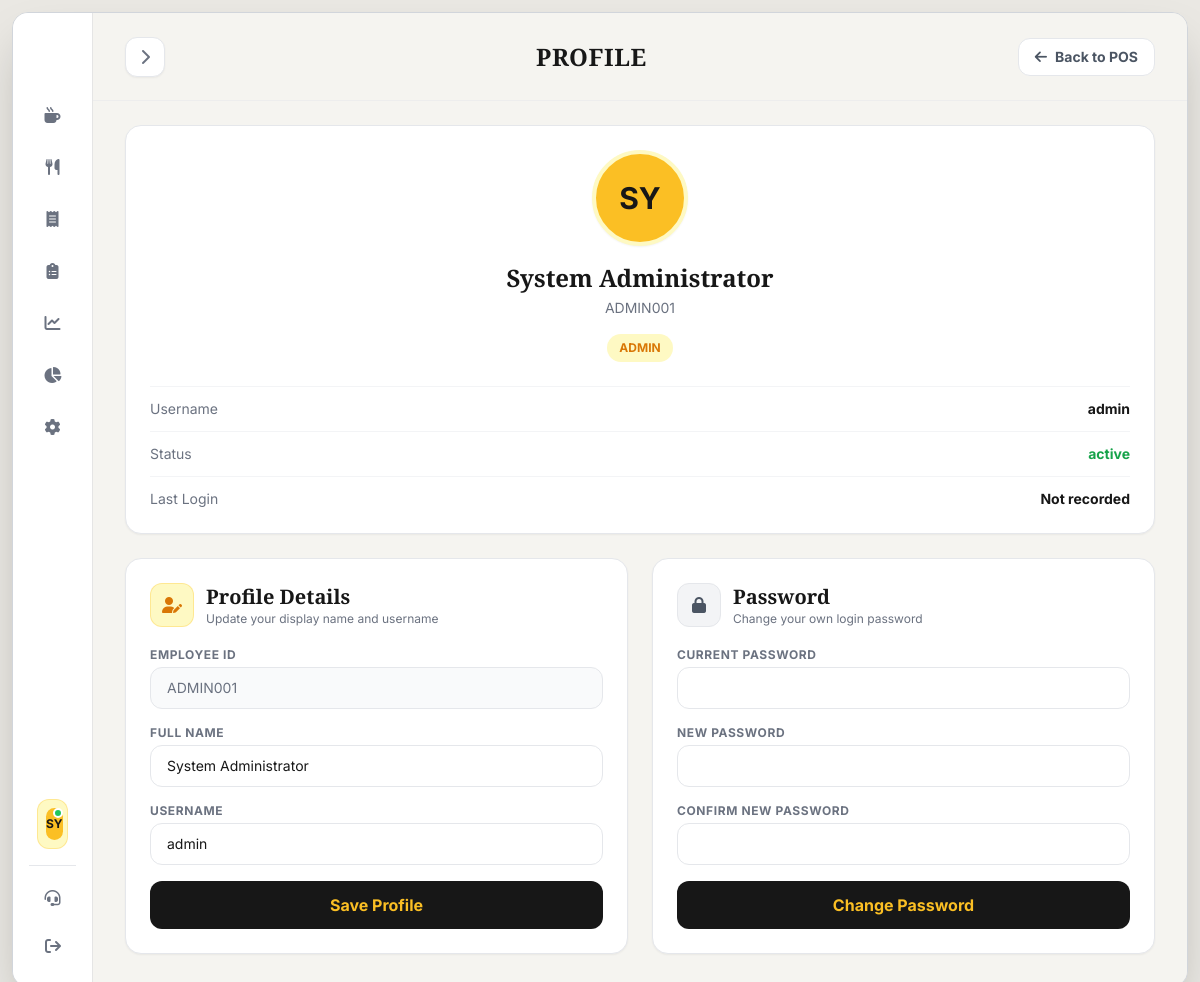
The app's page /profile.php (signed in) with its own data.
### tables this page shows
CREATE TABLE IF NOT EXISTS users (
    id INT AUTO_INCREMENT PRIMARY KEY,
    employee_id VARCHAR(50) UNIQUE NOT NULL,
    username VARCHAR(100) NOT NULL,
    password VARCHAR(255) NOT NULL,
    full_name VARCHAR(255) NOT NULL,
    role ENUM('cashier', 'admin') NOT NULL DEFAULT 'cashier',
    status ENUM('active', 'inactive') DEFAULT 'active',
    created_at TIMESTAMP DEFAULT CURRENT_TIMESTAMP,
    last_login TIMESTAMP NULL,
    INDEX idx_employee_id (employee_id),
    INDEX idx_role (role)
);

### db.php (called while the page is built, shortened)
<?php
function isAdmin() {
    return isset($_SESSION['role']) && $_SESSION['role'] === 'admin';
}
function hasAdminAccess() {
    return isAdmin();
}
?>

### profile.php (the view, shortened to what this page needs)
<?php
require_once 'db.php';
$currentUser = getCurrentUser();
$stmt = $pdo->prepare("SELECT id, employee_id, username, password, full_name, role, status, created_at, last_login FROM users WHERE id = ?");
$stmt->execute([$currentUser['id']]);
$profileUser = $stmt->fetch();
$initials = strtoupper(substr($profileUser['full_name'], 0, 2));
$roleLabel = $profileUser['role'] === 'admin' ? 'Admin' : 'Cashier';
$homeUrl = hasAdminAccess() ? 'menu.php' : 'menu.php';
?>
<!DOCTYPE html>
<html lang="en">
<head>
    <link rel="stylesheet" href="https://cdnjs.cloudflare.com/ajax/libs/font-awesome/6.4.0/css/all.min.css">
    <script src="https://cdn.tailwindcss.com"></script>
</head>
<body class="bg-[#EAE8E3] h-screen w-screen p-3 font-sans text-brand-black overflow-hidden">
    <div class="bg-vintage-paper w-full h-full rounded-2xl shadow-2xl flex overflow-hidden border border-gray-300 relative">
        <aside id="sidebar" class="w-[80px] bg-white border-r border-vintage-border flex flex-col justify-between py-6 px-4 shrink-0 z-10 transition-all duration-300 ease-in-out">
            <div>
                <div class="flex flex-col items-center justify-center mb-10 mt-2 text-center">
                </div>
                <nav id="navigation" class="space-y-2">
                    <a href="menu.php" class="flex items-center gap-4 text-gray-500 hover:text-brand-black hover:bg-gray-100 px-4 py-3.5 rounded-2xl font-medium transition-all">
                        <i class="fa-solid fa-mug-hot w-5 text-center"></i> <span class="nav-text">Menu</span>
                    </a>
                    <a href="table.php" class="flex items-center gap-4 text-gray-500 hover:text-brand-black hover:bg-gray-100 px-4 py-3.5 rounded-2xl font-medium transition-all">
                        <i class="fa-solid fa-utensils w-5 text-center"></i> <span class="nav-text">Table Services</span>
                    </a>
                    <a href="ticket.php" class="flex items-center gap-4 text-gray-500 hover:text-brand-black hover:bg-gray-100 px-4 py-3.5 rounded-2xl font-medium transition-all">
                        <i class="fa-solid fa-receipt w-5 text-center"></i> <span class="nav-text">Tickets</span>
                    </a>
                    <?php if (isAdmin()): ?>
                    <a href="items.php" class="flex items-center gap-4 text-gray-500 hover:text-brand-black hover:bg-gray-100 px-4 py-3.5 rounded-2xl font-medium transition-all">
                        <i class="fa-solid fa-clipboard-list w-5 text-center"></i> <span class="nav-text">Manage Food Items</span>
                    </a>
                    <a href="sales.php" class="flex items-center gap-4 text-gray-500 hover:text-brand-black hover:bg-gray-100 px-4 py-3.5 rounded-2xl font-medium transition-all">
                        <i class="fa-solid fa-chart-line w-5 text-center"></i> <span class="nav-text">Sales Report</span>
                    </a>
                    <a href="analysis.php" class="flex items-center gap-4 text-gray-500 hover:text-brand-black hover:bg-gray-100 px-4 py-3.5 rounded-2xl font-medium transition-all">
                        <i class="fa-solid fa-chart-pie w-5 text-center"></i> <span class="nav-text">Product Analytics</span>
                    </a>
                    <a href="settings.php" class="flex items-center gap-4 text-gray-500 hover:text-brand-black hover:bg-gray-100 px-4 py-3.5 rounded-2xl font-medium transition-all">
                        <i class="fa-solid fa-gear w-5 text-center"></i> <span class="nav-text">Settings</span>
                    </a>
                    <?php endif; ?>
                </nav>
            </div>
            <div class="space-y-4">
                <div class="space-y-3 px-2">
                    <a href="profile.php" class="flex items-center gap-3 cursor-pointer p-2 rounded-xl bg-brand-light border border-brand/30">
                        <div class="w-8 h-8 rounded-full bg-brand text-brand-black flex items-center justify-center text-xs font-bold relative">
                            <?php echo htmlspecialchars($initials); ?>
                            <span class="absolute top-0 right-0 w-2.5 h-2.5 bg-green-500 border-2 border-white rounded-full"></span>
                        </div>
                    </a>
                </div>
                <hr class="border-gray-200">
                <a href="#" onclick="showLogoutModal()" class="flex items-center gap-3 text-gray-500 hover:text-brand-black px-4 py-2 font-medium transition-all">
                    <i class="fa-solid fa-arrow-right-from-bracket"></i> <span class="nav-text">Logout</span>
                </a>
            </div>
        </aside>
        <main class="flex-1 min-w-0 flex flex-col relative bg-vintage-paper">
            <header class="min-h-[88px] flex flex-wrap items-center justify-between gap-4 px-8 py-4 shrink-0 border-b border-gray-200/50">
                <button id="sidebarToggle" class="w-10 h-10 bg-white rounded-xl shadow-sm border border-gray-200 flex items-center justify-center text-gray-500 hover:text-brand-black">
                </button>
                <h2 class="text-2xl font-serif font-bold text-brand-black tracking-wide">PROFILE</h2>
                <a href="<?php echo htmlspecialchars($homeUrl); ?>" class="bg-white border border-gray-200 text-gray-600 px-4 py-2 rounded-xl text-sm font-bold hover:text-brand-black hover:border-brand-black transition-colors">
                    <i class="fa-solid fa-arrow-left mr-2"></i>Back to POS
                </a>
            </header>
            <div class="flex-1 min-w-0 overflow-y-auto px-8 pb-8 pt-6">
                <div class="grid grid-cols-1 xl:grid-cols-[320px_1fr] gap-6">
                    <section class="bg-white rounded-2xl border border-gray-200 shadow-sm p-6">
                        <div class="flex flex-col items-center text-center">
                            <div class="w-24 h-24 rounded-full bg-brand text-brand-black flex items-center justify-center text-3xl font-bold border-4 border-brand-light shadow-sm">
                                <?php echo htmlspecialchars($initials); ?>
                            </div>
                            <h3 class="font-serif text-2xl font-bold text-brand-black mt-4"><?php echo htmlspecialchars($profileUser['full_name']); ?></h3>
                            <p class="text-sm text-gray-500 mt-1"><?php echo htmlspecialchars($profileUser['employee_id']); ?></p>
                            <span class="mt-4 text-xs font-bold px-3 py-1.5 rounded-full <?php echo $profileUser['role'] === 'admin' ? 'bg-brand-light text-brand-dark' : 'bg-gray-100 text-gray-600'; ?> uppercase">
                                <?php echo htmlspecialchars($roleLabel); ?>
                            </span>
                        </div>
                        <div class="mt-6 space-y-3 text-sm">
                            <div class="flex justify-between border-t border-gray-100 pt-3">
                                <span class="text-gray-500">Username</span>
                                <span class="font-bold"><?php echo htmlspecialchars($profileUser['username']); ?></span>
                            </div>
                            <div class="flex justify-between border-t border-gray-100 pt-3">
                                <span class="text-gray-500">Status</span>
                                <span class="font-bold text-green-600"><?php echo htmlspecialchars($profileUser['status']); ?></span>
                            </div>
                            <div class="flex justify-between border-t border-gray-100 pt-3">
                                <span class="text-gray-500">Last Login</span>
                                <span class="font-bold text-right"><?php echo $profileUser['last_login'] ? date('M d, h:i A', strtotime($profileUser['last_login'])) : 'Not recorded'; ?></span>
                            </div>
                        </div>
                    </section>
                    <section class="grid grid-cols-1 lg:grid-cols-2 gap-6">
                        <div class="bg-white rounded-2xl border border-gray-200 shadow-sm p-6">
                            <div class="flex items-center gap-3 mb-5">
                                <div class="w-11 h-11 rounded-xl bg-brand-light text-brand-dark flex items-center justify-center border border-brand/30">
                                    <i class="fa-solid fa-user-pen"></i>
                                </div>
                                <div>
                                    <h3 class="font-serif text-xl font-bold text-brand-black">Profile Details</h3>
                                    <p class="text-xs text-gray-500">Update your display name and username</p>
                                </div>
                            </div>
                            <form action="profile.php" method="POST" class="space-y-4">
                                <div>
                                    <label class="block text-xs font-bold text-gray-500 uppercase tracking-wider mb-1">Employee ID</label>
                                    <input type="text" value="<?php echo htmlspecialchars($profileUser['employee_id']); ?>" disabled class="w-full bg-gray-50 border border-gray-200 rounded-xl px-4 py-2.5 text-sm text-gray-500">
                                </div>
                                <div>
                                    <label class="block text-xs font-bold text-gray-500 uppercase tracking-wider mb-1">Full Name</label>
                                    <input type="text" name="full_name" value="<?php echo htmlspecialchars($profileUser['full_name']); ?>" required class="w-full bg-white border border-gray-200 rounded-xl px-4 py-2.5 text-sm focus:outline-none focus:ring-2 focus:ring-brand">
                                </div>
                                <div>
                                    <label class="block text-xs font-bold text-gray-500 uppercase tracking-wider mb-1">Username</label>
                                    <input type="text" name="username" value="<?php echo htmlspecialchars($profileUser['username']); ?>" required class="w-full bg-white border border-gray-200 rounded-xl px-4 py-2.5 text-sm focus:outline-none focus:ring-2 focus:ring-brand">
                                </div>
                                <button type="submit" class="w-full bg-brand-black text-brand py-3 rounded-xl font-bold hover:bg-gray-800 transition-colors">
                                    Save Profile
                                </button>
                            </form>
                        </div>
                        <div class="bg-white rounded-2xl border border-gray-200 shadow-sm p-6">
                            <div class="flex items-center gap-3 mb-5">
                                <div class="w-11 h-11 rounded-xl bg-gray-100 text-gray-600 flex items-center justify-center border border-gray-200">
                                    <i class="fa-solid fa-lock"></i>
                                </div>
                                <div>
                                    <h3 class="font-serif text-xl font-bold text-brand-black">Password</h3>
                                    <p class="text-xs text-gray-500">Change your own login password</p>
                                </div>
                            </div>
                            <form action="profile.php" method="POST" class="space-y-4">
                                <div>
                                    <label class="block text-xs font-bold text-gray-500 uppercase tracking-wider mb-1">Current Password</label>
                                    <input type="password" name="current_password" required class="w-full bg-white border border-gray-200 rounded-xl px-4 py-2.5 text-sm focus:outline-none focus:ring-2 focus:ring-brand">
                                </div>
                                <div>
                                    <label class="block text-xs font-bold text-gray-500 uppercase tracking-wider mb-1">New Password</label>
                                    <input type="password" name="new_password" minlength="6" required class="w-full bg-white border border-gray-200 rounded-xl px-4 py-2.5 text-sm focus:outline-none focus:ring-2 focus:ring-brand">
                                </div>
                                <div>
                                    <label class="block text-xs font-bold text-gray-500 uppercase tracking-wider mb-1">Confirm New Password</label>
                                    <input type="password" name="confirm_password" minlength="6" required class="w-full bg-white border border-gray-200 rounded-xl px-4 py-2.5 text-sm focus:outline-none focus:ring-2 focus:ring-brand">
                                </div>
                                <button type="submit" class="w-full bg-brand-black text-brand py-3 rounded-xl font-bold hover:bg-gray-800 transition-colors">
                                    Change Password
                                </button>
                            </form>
                        </div>
                    </section>
                </div>
            </div>
        </main>
    </div>
</body>
</html>

### records on screen
users: full_name "SY", full_name "System Administrator", employee "ADMIN001", role "ADMIN", username "admin", status "active"
